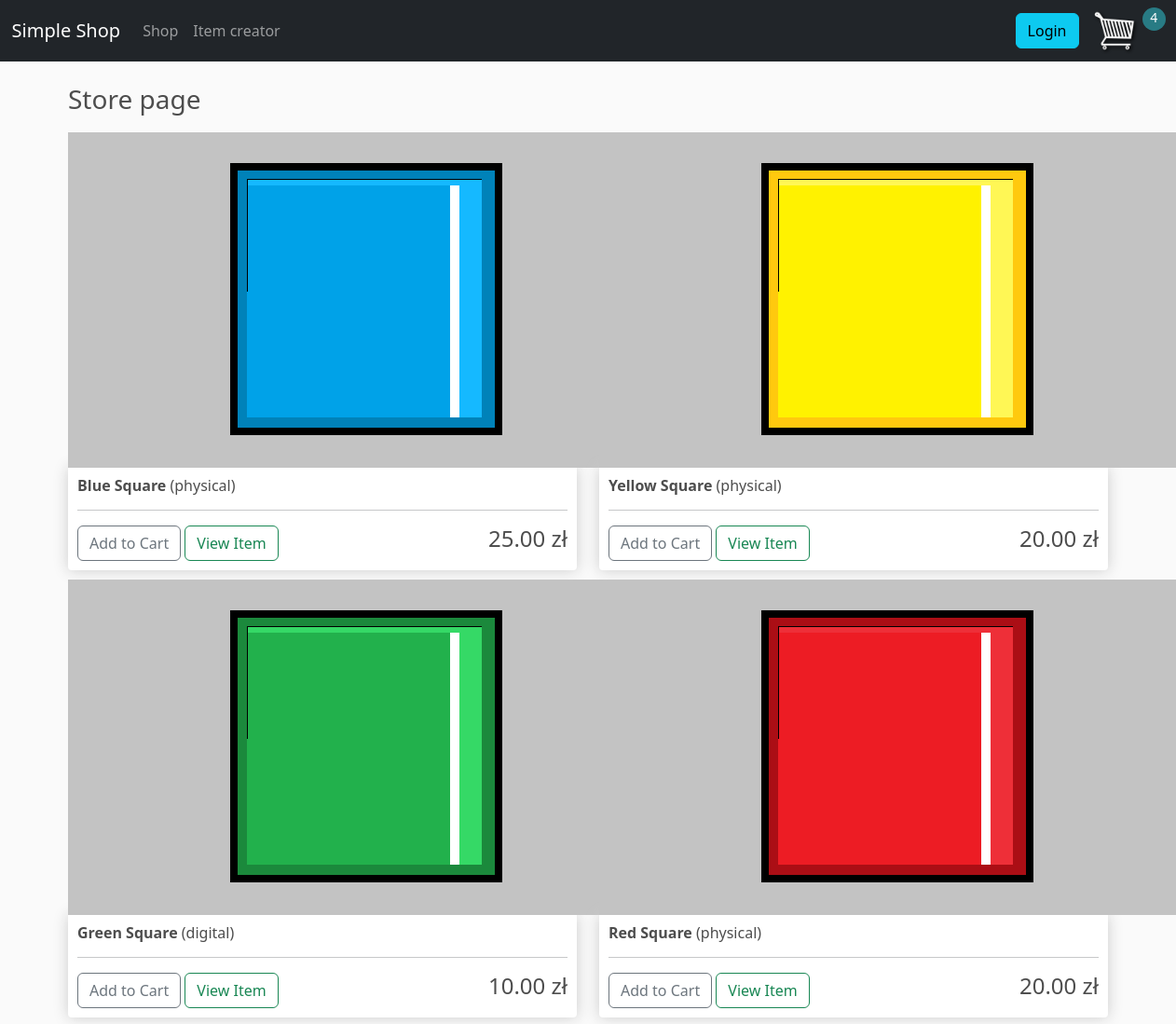
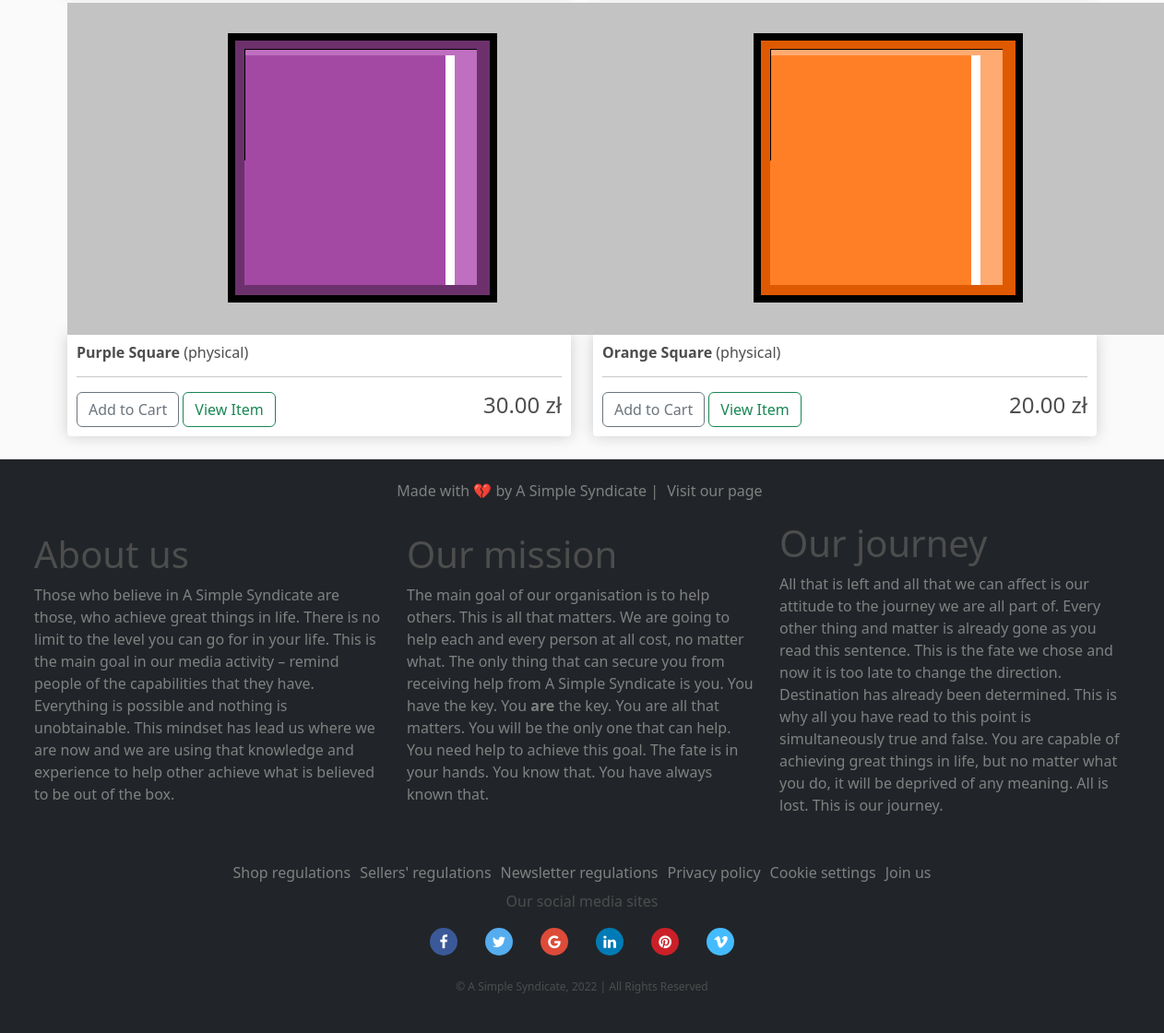
The app's page / (signed in) with its own data (2 pictures, top to bottom).
### store/store/models.py (models this page shows, shortened)
class Product(models.Model):
    name = models.CharField(max_length=200, null=True)
    price = models.FloatField()
    digital = models.BooleanField(default=False, null=True, blank=True)
    image = models.ImageField(null=True, blank=True)
    @property
    def imageURL(self):
        try:
            url = self.image.url
        except:
            url = ''
        return url

### store/store/views.py (the view)
# urls.py: path('', include('store.store.urls')),              # The word 'store' is used two times due to the structure of the project which contains two store folders
def store(request):
    if request.user.is_authenticated:
        customer = request.user.customer
        order, created = Order.objects.get_or_create(customer=customer, complete=False)
        items = order.orderitem_set.all()
        cartItems = order.get_cart_items
    else:
        items = []
        order = {'get_cart_total':0, 'get_cart_items':0}
        cartItems = order['get_cart_items']
    products = Product.objects.all()
    context = {'products': products, 'cartItems': cartItems}
    return render(request, 'store/store.html', context)

### store/store/models.py (called while the page is built)
    @property
    def get_cart_items(self):
        orderitems = self.orderitem_set.all()
        total = sum([item.quantity for item in orderitems])
        return total

### store/templates/store/store.html (shortened to what this page needs)
{% extends 'store/main.html' %}
{% load static %}
{% block content %}
    <h3>Store page</h3>
    <div class="row">
        {% for product in products %}
        <div class="col-md-6">
            <img class="item-thumbnail" src="{{ product.imageURL }}">
            <div class="box-element product">
                <h6>
                    <strong>{{ product.name }}</strong>
                    {% if product.digital == False %}
                        (physical)
                    {% else %}
                        (digital)
                    {% endif %}
                </h6>
                <hr>
                <button data-product={{ product.id }} data-action="add"
                class="btn btn-outline-secondary add-btn update-cart">Add to Cart</button>
                <a class="btn btn-outline-success" href="#">View Item</a>
                <h4 class="item-price">{{ product.price|floatformat:2 }} zł</h4>
            </div>
        </div>
        {% endfor %}
    </div>
{% endblock content %}

### static/css/main.css (style rules this page uses)
body { background-color: hsl(0, 0%, 98%); display: flex; flex-direction: column; min-height: 10vh; }
h1,h2,h3,h4,h5,h6 { color:hsl(0, 0%, 30%); }
.col-lg-4, .col-lg-6, .col-lg-8, .col-lg-12, .col-md-6 { margin-top: 10px; }
.box-element { box-shadow:hsl(0, 0%, 80%) 0 0 16px; background-color: #fff; border-radius: 4px; padding: 10px; }
.product { border-radius: 0 0 4px 4px; }
.item-price { display: inline-block; float: right; }

### records on screen
Product: imageURL (picture), name "Blue Square", digital "(physical)", price "25.00"
Product: imageURL (picture), name "Yellow Square", digital "(physical)", price "20.00"
Product: imageURL (picture), name "Green Square", digital "(digital)", price "10.00"
Product: imageURL (picture), name "Red Square", digital "(physical)", price "20.00"
Product: imageURL (picture), name "Purple Square", digital "(physical)", price "30.00"
Product: imageURL (picture), name "Orange Square", digital "(physical)", price "20.00"

### other values on screen
{{ cartItems }} "4"
